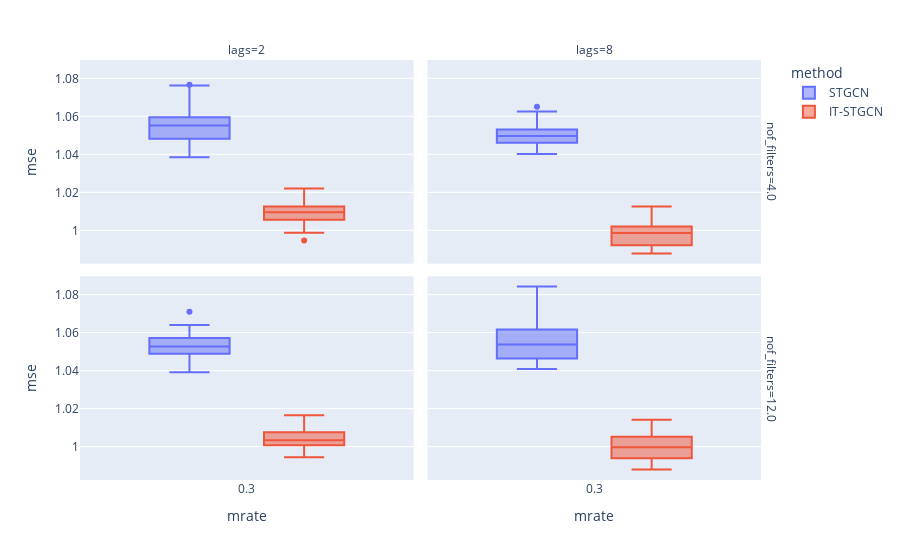

Source (notebook cell):
### Code cell
data.query("method!='GNAR' and inter_method=='cubic' and mrate==0.3").plot.box(backend='plotly',x='mrate',color='method',y='mse',facet_col='lags',facet_row='nof_filters',height=1200)

### Figure 1 — Plotly figure (JSON) as saved in the notebook; plotly's stock layout.template omitted (floating-point values rounded to 4 significant figures)
{"data": [{"alignmentgroup": "True", "hovertemplate": "method=STGCN<br>nof_filters=4.0<br>lags=2<br>mrate=%{x}<br>mse=%{y}<extra></extra>", "legendgroup": "STGCN", "marker": {"color": "#636efa"}, "name": "STGCN", "notched": false, "offsetgroup": "STGCN", "orientation": "v", "showlegend": true, "type": "box", "x": [0.3, 0.3, 0.3, 0.3, 0.3, 0.3, 0.3, 0.3, 0.3, 0.3, 0.3, 0.3, 0.3, 0.3, 0.3, 0.3, 0.3, 0.3, 0.3, 0.3, 0.3, 0.3, 0.3, 0.3, 0.3, 0.3, 0.3, 0.3, 0.3, 0.3], "x0": " ", "xaxis": "x3", "y": [1.076, 1.053, 1.058, 1.048, 1.053, 1.064, 1.054, 1.042, 1.059, 1.056, 1.063, 1.048, 1.059, 1.038, 1.051, 1.077, 1.059, 1.068, 1.054, 1.045, 1.048, 1.052, 1.063, 1.056, 1.041, 1.053, 1.058, 1.061, 1.056, 1.044], "y0": " ", "yaxis": "y3"}, {"alignmentgroup": "True", "hovertemplate": "method=STGCN<br>nof_filters=4.0<br>lags=8<br>mrate=%{x}<br>mse=%{y}<extra></extra>", "legendgroup": "STGCN", "marker": {"color": "#636efa"}, "name": "STGCN", "notched": false, "offsetgroup": "STGCN", "orientation": "v", "showlegend": false, "type": "box", "x": [0.3, 0.3, 0.3, 0.3, 0.3, 0.3, 0.3, 0.3, 0.3, 0.3, 0.3, 0.3, 0.3, 0.3, 0.3, 0.3, 0.3, 0.3, 0.3, 0.3, 0.3, 0.3, 0.3, 0.3, 0.3, 0.3, 0.3, 0.3, 0.3, 0.3], "x0": " ", "xaxis": "x4", "y": [1.055, 1.048, 1.05, 1.046, 1.048, 1.042, 1.041, 1.052, 1.047, 1.046, 1.063, 1.05, 1.053, 1.05, 1.048, 1.042, 1.058, 1.065, 1.041, 1.04, 1.052, 1.055, 1.045, 1.046, 1.051, 1.051, 1.062, 1.06, 1.047, 1.051], "y0": " ", "yaxis": "y4"}, {"alignmentgroup": "True", "hovertemplate": "method=STGCN<br>nof_filters=12.0<br>lags=2<br>mrate=%{x}<br>mse=%{y}<extra></extra>", "legendgroup": "STGCN", "marker": {"color": "#636efa"}, "name": "STGCN", "notched": false, "offsetgroup": "STGCN", "orientation": "v", "showlegend": false, "type": "box", "x": [0.3, 0.3, 0.3, 0.3, 0.3, 0.3, 0.3, 0.3, 0.3, 0.3, 0.3, 0.3, 0.3, 0.3, 0.3, 0.3, 0.3, 0.3, 0.3, 0.3, 0.3, 0.3, 0.3, 0.3, 0.3, 0.3, 0.3, 0.3, 0.3, 0.3], "x0": " ", "xaxis": "x", "y": [1.042, 1.053, 1.057, 1.057, 1.053, 1.039, 1.053, 1.06, 1.059, 1.053, 1.053, 1.045, 1.058, 1.055, 1.042, 1.051, 1.055, 1.058, 1.049, 1.057, 1.071, 1.049, 1.06, 1.051, 1.064, 1.044, 1.052, 1.04, 1.051, 1.05], "y0": " ", "yaxis": "y"}, {"alignmentgroup": "True", "hovertemplate": "method=STGCN<br>nof_filters=12.0<br>lags=8<br>mrate=%{x}<br>mse=%{y}<extra></extra>", "legendgroup": "STGCN", "marker": {"color": "#636efa"}, "name": "STGCN", "notched": false, "offsetgroup": "STGCN", "orientation": "v", "showlegend": false, "type": "box", "x": [0.3, 0.3, 0.3, 0.3, 0.3, 0.3, 0.3, 0.3, 0.3, 0.3, 0.3, 0.3, 0.3, 0.3, 0.3, 0.3, 0.3, 0.3, 0.3, 0.3, 0.3, 0.3, 0.3, 0.3, 0.3, 0.3, 0.3, 0.3, 0.3, 0.3], "x0": " ", "xaxis": "x2", "y": [1.062, 1.063, 1.07, 1.051, 1.05, 1.05, 1.041, 1.047, 1.084, 1.072, 1.045, 1.062, 1.052, 1.056, 1.046, 1.054, 1.059, 1.041, 1.056, 1.047, 1.058, 1.056, 1.041, 1.046, 1.075, 1.046, 1.046, 1.053, 1.059, 1.066], "y0": " ", "yaxis": "y2"}, {"alignmentgroup": "True", "hovertemplate": "method=IT-STGCN<br>nof_filters=4.0<br>lags=2<br>mrate=%{x}<br>mse=%{y}<extra></extra>", "legendgroup": "IT-STGCN", "marker": {"color": "#EF553B"}, "name": "IT-STGCN", "notched": false, "offsetgroup": "IT-STGCN", "orientation": "v", "showlegend": true, "type": "box", "x": [0.3, 0.3, 0.3, 0.3, 0.3, 0.3, 0.3, 0.3, 0.3, 0.3, 0.3, 0.3, 0.3, 0.3, 0.3, 0.3, 0.3, 0.3, 0.3, 0.3, 0.3, 0.3, 0.3, 0.3, 0.3, 0.3, 0.3, 0.3, 0.3, 0.3], "x0": " ", "xaxis": "x3", "y": [1.014, 1.013, 1.009, 1.006, 1.01, 1.005, 1.013, 1.008, 1.001, 0.9998, 1.004, 1.013, 1.005, 1.009, 1.01, 1.022, 0.9946, 1.012, 1.006, 1.01, 1.018, 0.9987, 1.01, 1.013, 1.018, 1.009, 1.009, 1.007, 1.011, 1.006], "y0": " ", "yaxis": "y3"}, {"alignmentgroup": "True", "hovertemplate": "method=IT-STGCN<br>nof_filters=4.0<br>lags=8<br>mrate=%{x}<br>mse=%{y}<extra></extra>", "legendgroup": "IT-STGCN", "marker": {"color": "#EF553B"}, "name": "IT-STGCN", "notched": false, "offsetgroup": "IT-STGCN", "orientation": "v", "showlegend": false, "type": "box", "x": [0.3, 0.3, 0.3, 0.3, 0.3, 0.3, 0.3, 0.3, 0.3, 0.3, 0.3, 0.3, 0.3, 0.3, 0.3, 0.3, 0.3, 0.3, 0.3, 0.3, 0.3, 0.3, 0.3, 0.3, 0.3, 0.3, 0.3, 0.3, 0.3, 0.3], "x0": " ", "xaxis": "x4", "y": [0.9907, 0.9955, 0.9917, 1.001, 0.9886, 1.002, 1.013, 0.9878, 0.9949, 0.9983, 0.9921, 1.004, 1.002, 1.001, 1.004, 1.002, 1.0, 0.9962, 0.9902, 1.002, 0.9964, 0.9989, 0.9989, 0.9905, 0.9989, 0.9983, 0.9976, 1.004, 1.007, 0.9922], "y0": " ", "yaxis": "y4"}, {"alignmentgroup": "True", "hovertemplate": "method=IT-STGCN<br>nof_filters=12.0<br>lags=2<br>mrate=%{x}<br>mse=%{y}<extra></extra>", "legendgroup": "IT-STGCN", "marker": {"color": "#EF553B"}, "name": "IT-STGCN", "notched": false, "offsetgroup": "IT-STGCN", "orientation": "v", "showlegend": false, "type": "box", "x": [0.3, 0.3, 0.3, 0.3, 0.3, 0.3, 0.3, 0.3, 0.3, 0.3, 0.3, 0.3, 0.3, 0.3, 0.3, 0.3, 0.3, 0.3, 0.3, 0.3, 0.3, 0.3, 0.3, 0.3, 0.3, 0.3, 0.3, 0.3, 0.3, 0.3], "x0": " ", "xaxis": "x", "y": [1.007, 1.005, 1.001, 0.9978, 0.9991, 1.009, 1.004, 1.008, 0.9945, 1.008, 0.9963, 1.0, 1.003, 1.01, 1.003, 1.008, 1.0, 1.005, 1.008, 1.001, 1.001, 1.005, 1.001, 1.003, 1.006, 1.0, 1.005, 1.017, 1.009, 1.001], "y0": " ", "yaxis": "y"}, {"alignmentgroup": "True", "hovertemplate": "method=IT-STGCN<br>nof_filters=12.0<br>lags=8<br>mrate=%{x}<br>mse=%{y}<extra></extra>", "legendgroup": "IT-STGCN", "marker": {"color": "#EF553B"}, "name": "IT-STGCN", "notched": false, "offsetgroup": "IT-STGCN", "orientation": "v", "showlegend": false, "type": "box", "x": [0.3, 0.3, 0.3, 0.3, 0.3, 0.3, 0.3, 0.3, 0.3, 0.3, 0.3, 0.3, 0.3, 0.3, 0.3, 0.3, 0.3, 0.3, 0.3, 0.3, 0.3, 0.3, 0.3, 0.3, 0.3, 0.3, 0.3, 0.3, 0.3, 0.3], "x0": " ", "xaxis": "x2", "y": [1.003, 1.011, 0.9908, 1.006, 0.9974, 1.001, 1.014, 1.007, 0.9939, 1.003, 0.9916, 0.9922, 1.006, 0.9915, 0.9888, 1.001, 0.9945, 1.004, 0.9983, 0.9986, 1.005, 0.9971, 1.001, 1.009, 0.9879, 0.9938, 1.006, 1.002, 0.9913, 0.9951], "y0": " ", "yaxis": "y2"}], "layout": {"annotations": [{"font": {}, "showarrow": false, "text": "lags=2", "x": 0.24, "xanchor": "center", "xref": "paper", "y": 1, "yanchor": "bottom", "yref": "paper"}, {"font": {}, "showarrow": false, "text": "lags=8", "x": 0.74, "xanchor": "center", "xref": "paper", "y": 1, "yanchor": "bottom", "yref": "paper"}, {"font": {}, "showarrow": false, "text": "nof_filters=12.0", "textangle": 90, "x": 0.98, "xanchor": "left", "xref": "paper", "y": 0.2425, "yanchor": "middle", "yref": "paper"}, {"font": {}, "showarrow": false, "text": "nof_filters=4.0", "textangle": 90, "x": 0.98, "xanchor": "left", "xref": "paper", "y": 0.7575, "yanchor": "middle", "yref": "paper"}], "autosize": true, "boxmode": "group", "legend": {"title": {"text": "method"}, "tracegroupgap": 0}, "margin": {"t": 60}, "xaxis": {"anchor": "y", "autorange": true, "domain": [0, 0.48], "range": [-0.2083, 0.8083], "title": {"text": "mrate"}, "type": "linear"}, "xaxis2": {"anchor": "y2", "autorange": true, "domain": [0.5, 0.98], "matches": "x", "range": [-0.2083, 0.8083], "title": {"text": "mrate"}, "type": "linear"}, "xaxis3": {"anchor": "y3", "autorange": true, "domain": [0, 0.48], "matches": "x", "range": [-0.2083, 0.8083], "showticklabels": false, "type": "linear"}, "xaxis4": {"anchor": "y4", "autorange": true, "domain": [0.5, 0.98], "matches": "x", "range": [-0.2083, 0.8083], "showticklabels": false, "type": "linear"}, "yaxis": {"anchor": "x", "autorange": true, "domain": [0, 0.485], "range": [0.9824, 1.09], "title": {"text": "mse"}, "type": "linear"}, "yaxis2": {"anchor": "x2", "autorange": true, "domain": [0, 0.485], "matches": "y", "range": [0.9824, 1.09], "showticklabels": false, "type": "linear"}, "yaxis3": {"anchor": "x3", "autorange": true, "domain": [0.515, 1], "matches": "y", "range": [0.9824, 1.09], "title": {"text": "mse"}, "type": "linear"}, "yaxis4": {"anchor": "x4", "autorange": true, "domain": [0.515, 1], "matches": "y", "range": [0.9824, 1.09], "showticklabels": false, "type": "linear"}}}
